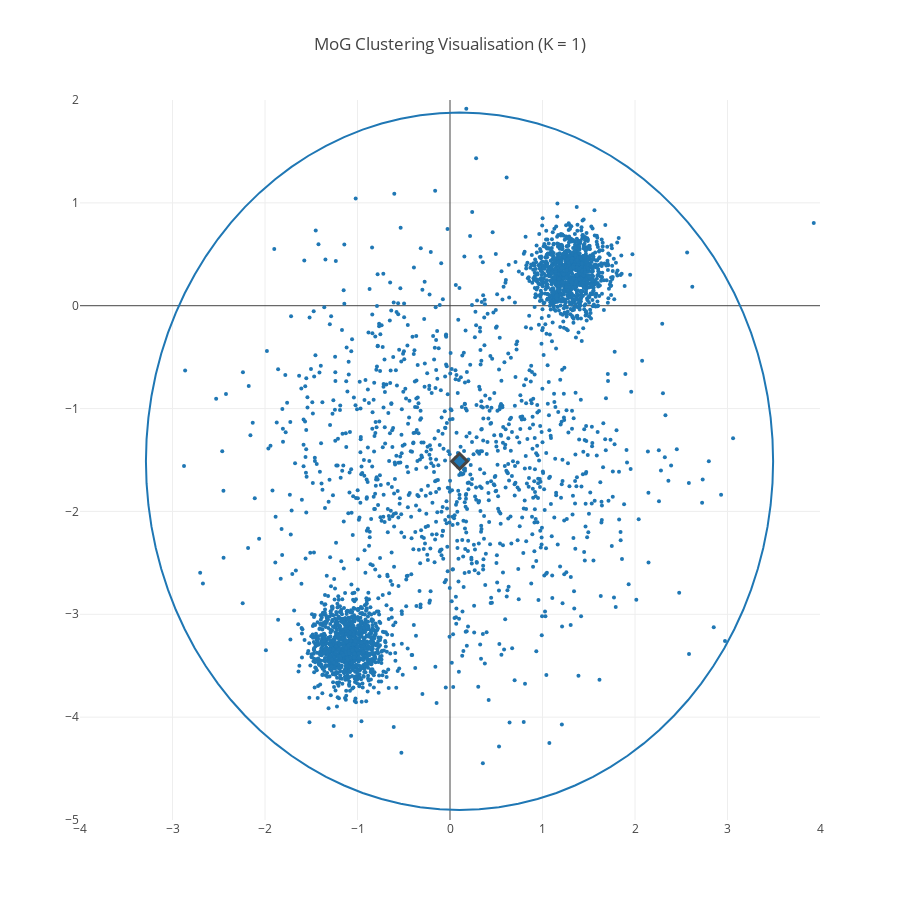
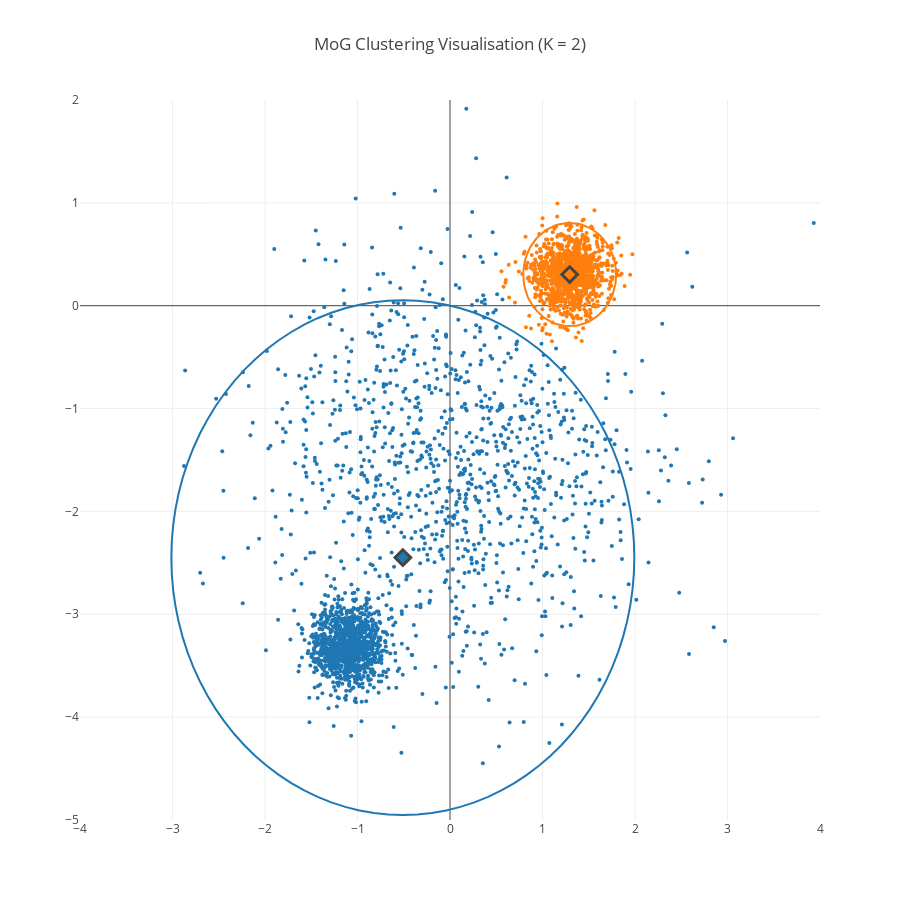
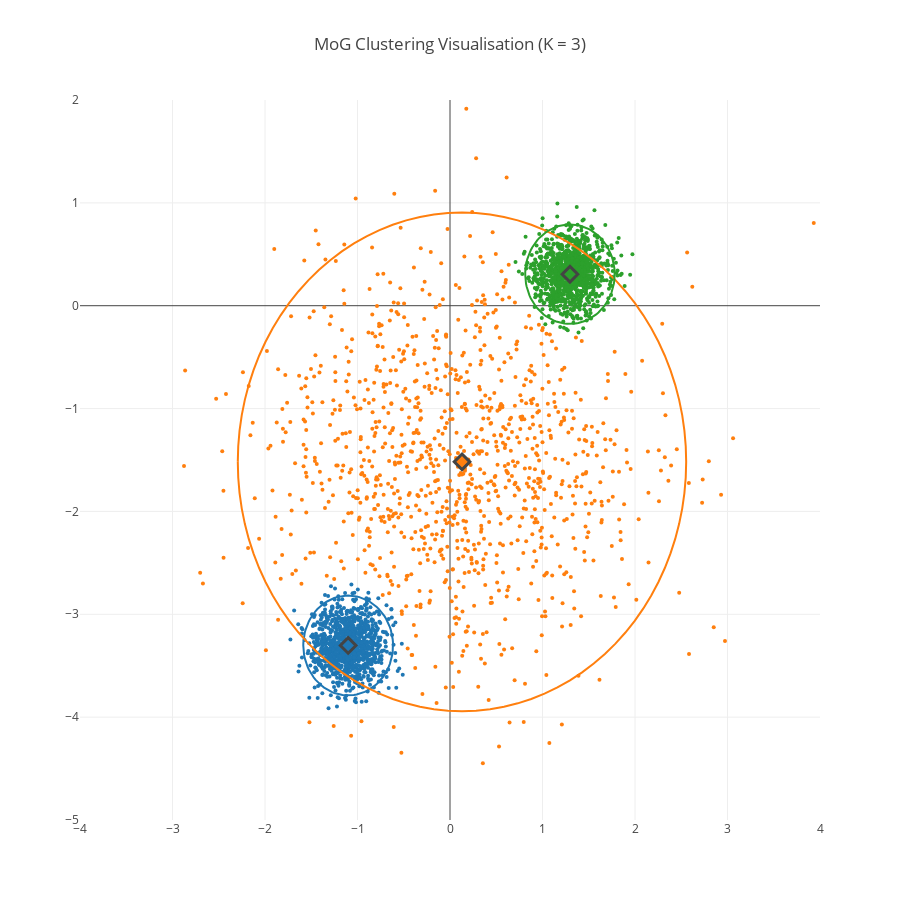
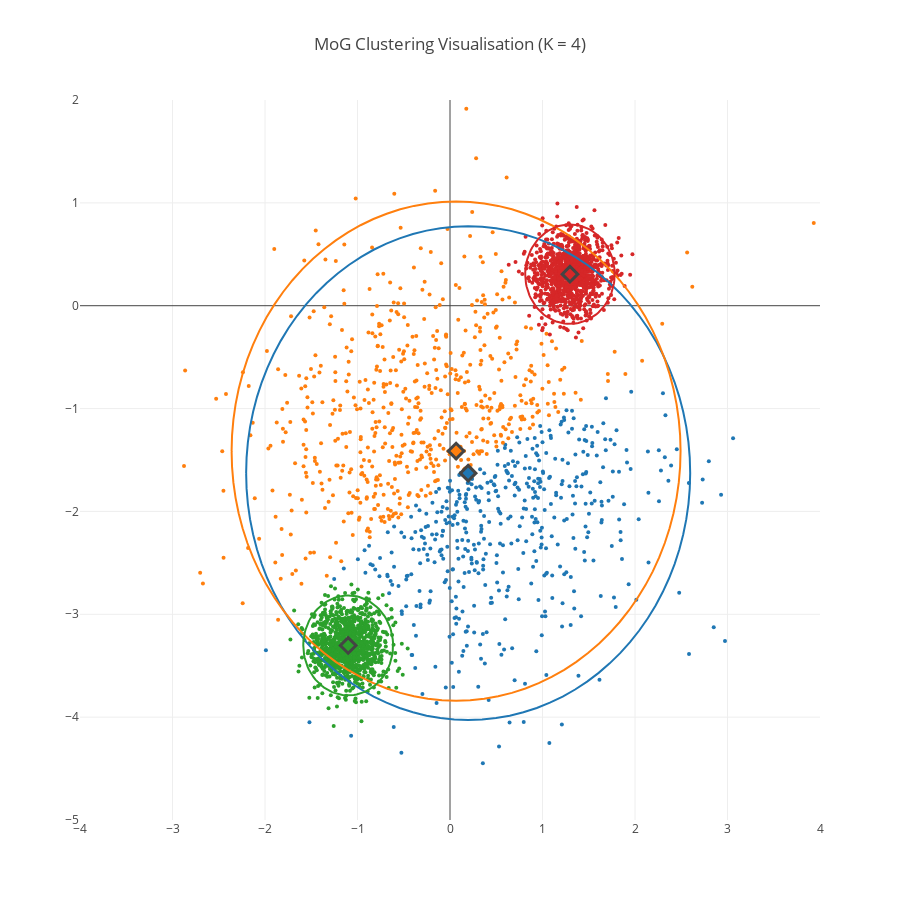

Notebook source saved alongside these figures, in order:
### Code cell
fig2_2_3 = []
for result in results_2_2_3:
    fig2_2_3.append(visualise_MoG_clusters(result))
